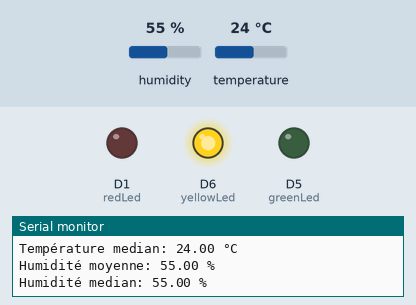
Bench run of a sketch on a simulated ESP8266 (NodeMCU). Parts: output pins drawn as LEDs (lit = HIGH), the last lines printed to the serial monitor. Inputs (shaded band) come from the test bench; at power-on: humidity 55 %, temperature 24 °C.

Above: at 7.5 s.
7.6 s: humidity set to 57 %
At 9.9 s:
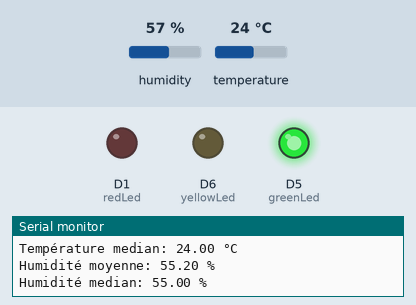
11.0 s: humidity set to 22 %
At 13.1 s:
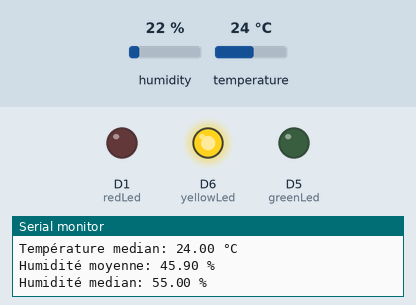
Timing chart, 0 to 14.6 s (numbered marks = the images above; inputs shaded):
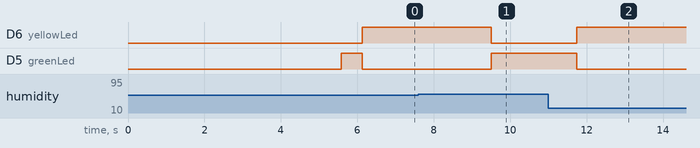

Measured:
- the behaviour switches between 55 and 56 % on humidity (found by bisection; images 0 and 1)
- after the input at 7.6 s, D6 (yellowLed): HIGH → LOW after 1.9 s; D5 (greenLed): LOW → HIGH after 1.9 s
- after the input at 11.0 s, D6 (yellowLed): LOW → HIGH after 0.74 s instead of 4.1 s; D5 (greenLed): HIGH → LOW after 0.74 s instead of 4.1 s

The sketch:

DHT-sensor.ino
```cpp
#include "DHT.h"

#define DHTPIN D4     // what pin we're connected to
#define DHTTYPE DHT12   // DHT 11
DHT dht(DHTPIN, DHTTYPE);
const int redLed = D1;
const int greenLed = D5;
const int yellowLed = D6;

float* temp = new float[10];
float* median = new float[10];

float* humidity = new float[10];
float* humidityMedian = new float[10];

float previousMoyenne = 0.0;
float previousMoyenneHumidity = 0.0;

int count = 0;

void setup() {
  Serial.begin(9600);
  pinMode(redLed, OUTPUT);
  pinMode(yellowLed, OUTPUT);
  pinMode(greenLed, OUTPUT);
  dht.begin();
}

void loop() {

  delay(500);
  float h = dht.readHumidity();
  float t = dht.readTemperature();
  float f = dht.readTemperature(true);

  if(count < 10){
    temp[count] = t;
    humidity[count] = h;
    count += 1;
  } else{
    // Temperatures gestion
    fillAndSortMedianTab();
    displayValues();

    //checkTendance();
    checkHumidityTendance();

    //previousMoyenne = tempSum();
    previousMoyenneHumidity = humiditySum();

    decrementTab(t, h);
   }

  if (isnan(h) || isnan(t) || isnan(f)) {
    Serial.println("Impossible de lire la sonde DHT!");
    return;
  }
}

void checkTendance() {
  if(previousMoyenne < tempSum()) {
    digitalWrite(greenLed, HIGH);
    digitalWrite(redLed, LOW);
    digitalWrite(yellowLed, LOW);
  } else if(previousMoyenne > tempSum()) {
    digitalWrite(redLed, HIGH);
    digitalWrite(greenLed, LOW);
    digitalWrite(yellowLed, LOW);
  } else {
    digitalWrite(yellowLed, HIGH);
    digitalWrite(greenLed, LOW);
    digitalWrite(redLed, LOW);
  }
}

void checkHumidityTendance() {
  if(previousMoyenneHumidity < humiditySum()) {
    digitalWrite(greenLed, HIGH);
    digitalWrite(redLed, LOW);
    digitalWrite(yellowLed, LOW);
  } else if(previousMoyenne > tempSum()) {
    digitalWrite(redLed, HIGH);
    digitalWrite(greenLed, LOW);
    digitalWrite(yellowLed, LOW);
  } else {
    digitalWrite(yellowLed, HIGH);
    digitalWrite(greenLed, LOW);
    digitalWrite(redLed, LOW);
  }
}


float tempSum() {
  float tempSum = 0;
    for(int i = 0; i < 10; i++){
      tempSum += temp[i];
    }
    // Affichage temperature moyenne
    return tempSum = tempSum / 10.0;
}

float humiditySum() {
  float humiditySum = 0;
    for(int i = 0; i < 10; i++){
      humiditySum += humidity[i];
    }
    // Affichage temperature moyenne
    return humiditySum = humiditySum / 10.0;
}

void decrementTab(float t, float h) {
    for(int i = 1; i < 10; i++){
        temp[i-1] = temp[i];
    }
    temp[9] = t;

    for(int i = 1; i < 10; i++){
        humidity[i-1] = humidity[i];
    }
    humidity[9] = h;
}

void displayValues() {
    Serial.print("Température moyenne: ");
    Serial.print(tempSum());
    Serial.println(" °C");
    Serial.print("\nTempérature median: ");
    Serial.print(getMedianValue());
    Serial.println(" °C");

    Serial.print("Humidité moyenne: ");
    Serial.print(humiditySum());
    Serial.println(" %");
    Serial.print("Humidité median: ");
    Serial.print(getHumidityMedianValue());
    Serial.println(" %");
}


void sortMedianTab() {
  int min;
  int minH;
  for(int i = 0; i < 10; i++){
     min = i;
     for(int j = i + 1; j < 10; j++){
         if(median[j] < median[min]){
             min = j;
         }
     }
     if(min != i){
        int medianVal = median[i];
        median[i] = median[min];
        median[min] = medianVal;
     }
  }
  for(int i = 0; i < 10; i++){
     minH = i;
     for(int j = i + 1; j < 10; j++){
         if(humidityMedian[j] < humidityMedian[minH]){
             minH = j;
         }
     }
     if(minH != i){
        int medianVal = humidityMedian[i];
        humidityMedian[i] = humidityMedian[minH];
        humidityMedian[minH] = medianVal;
     }
  }
}

float getMedianValue() {
  return median[4];
}

float getHumidityMedianValue() {
  return humidityMedian[4];
}

void fillAndSortMedianTab() {
  for(int i=0; i<10; i++) {
    median[i] = temp[i];
  }
  for(int i=0; i<10; i++) {
    humidityMedian[i] = humidity[i];
  }
  sortMedianTab();
}
```
